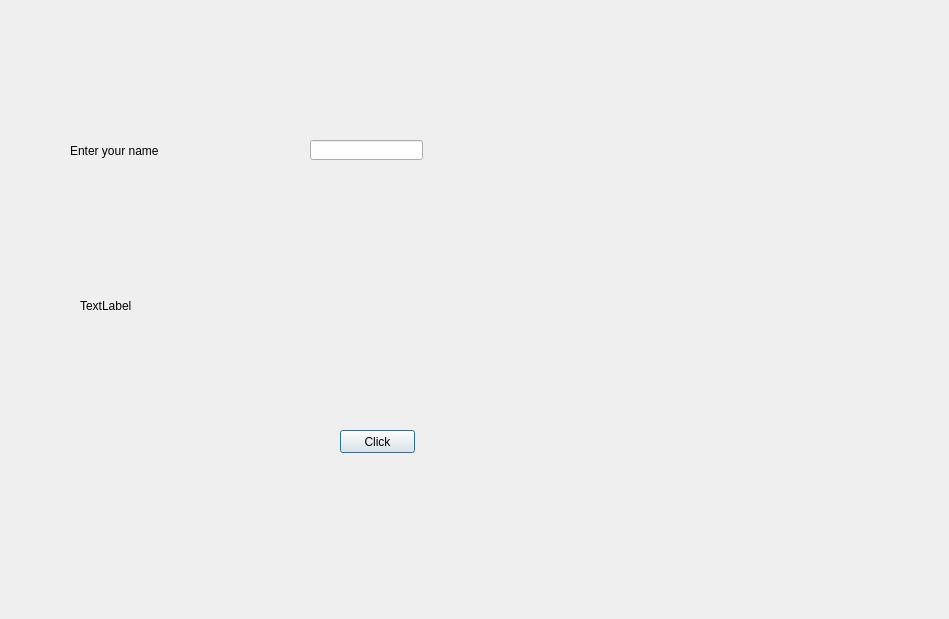
<?xml version="1.0" encoding="UTF-8"?>
<ui version="4.0">
 <class>Dialog</class>
 <widget class="QDialog" name="Dialog">
  <property name="geometry">
   <rect>
    <x>0</x>
    <y>0</y>
    <width>949</width>
    <height>619</height>
   </rect>
  </property>
  <property name="windowTitle">
   <string>Dialog</string>
  </property>
  <widget class="QLabel" name="labelResponse">
   <property name="geometry">
    <rect>
     <x>70</x>
     <y>130</y>
     <width>181</width>
     <height>41</height>
    </rect>
   </property>
   <property name="text">
    <string>Enter your name</string>
   </property>
  </widget>
  <widget class="QLabel" name="label">
   <property name="geometry">
    <rect>
     <x>80</x>
     <y>300</y>
     <width>54</width>
     <height>12</height>
    </rect>
   </property>
   <property name="text">
    <string>TextLabel</string>
   </property>
  </widget>
  <widget class="QLineEdit" name="lineEditName">
   <property name="geometry">
    <rect>
     <x>310</x>
     <y>140</y>
     <width>113</width>
     <height>20</height>
    </rect>
   </property>
  </widget>
  <widget class="QPushButton" name="ButtonClickMe">
   <property name="geometry">
    <rect>
     <x>340</x>
     <y>430</y>
     <width>75</width>
     <height>23</height>
    </rect>
   </property>
   <property name="text">
    <string>Click</string>
   </property>
  </widget>
 </widget>
 <resources/>
 <connections/>
</ui>
